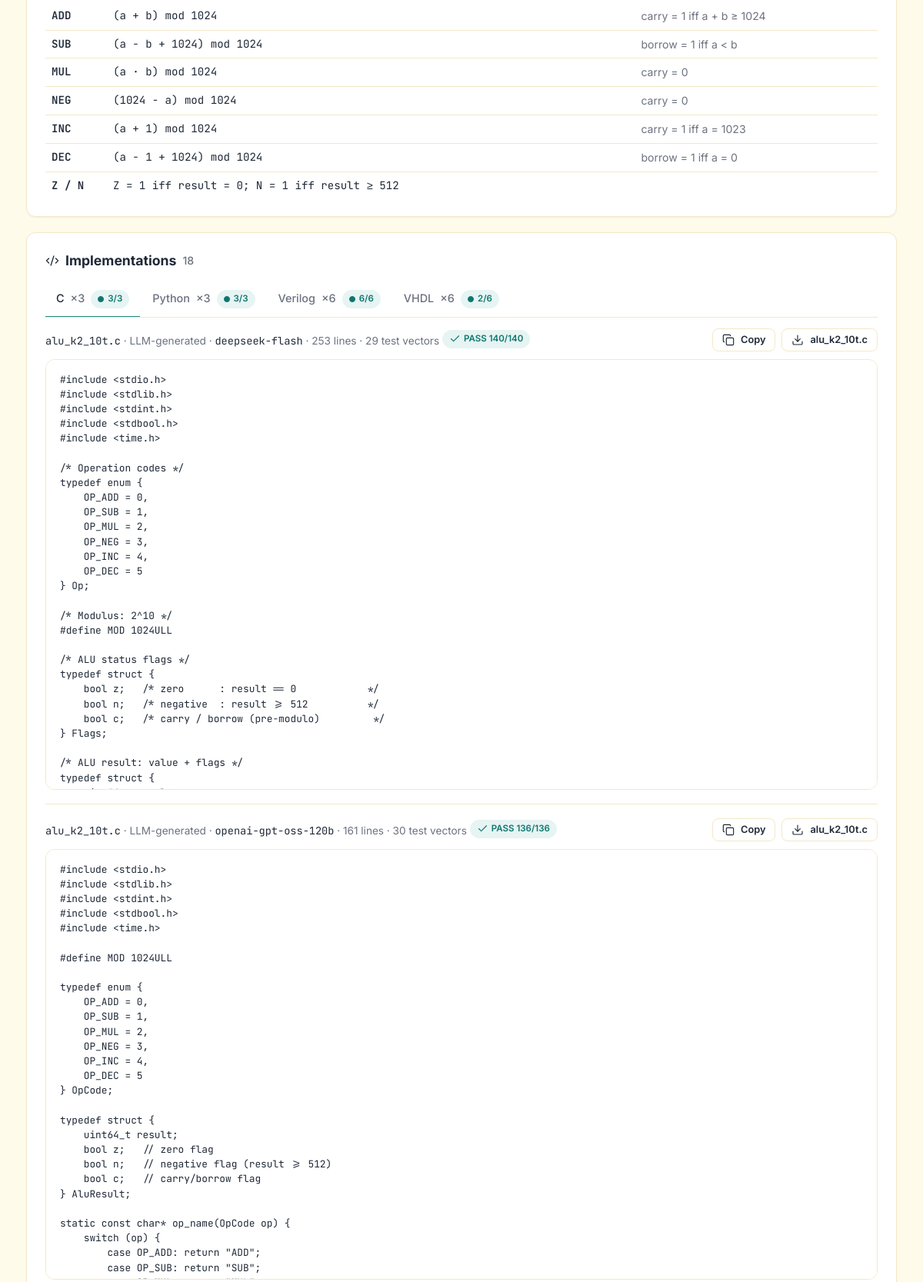
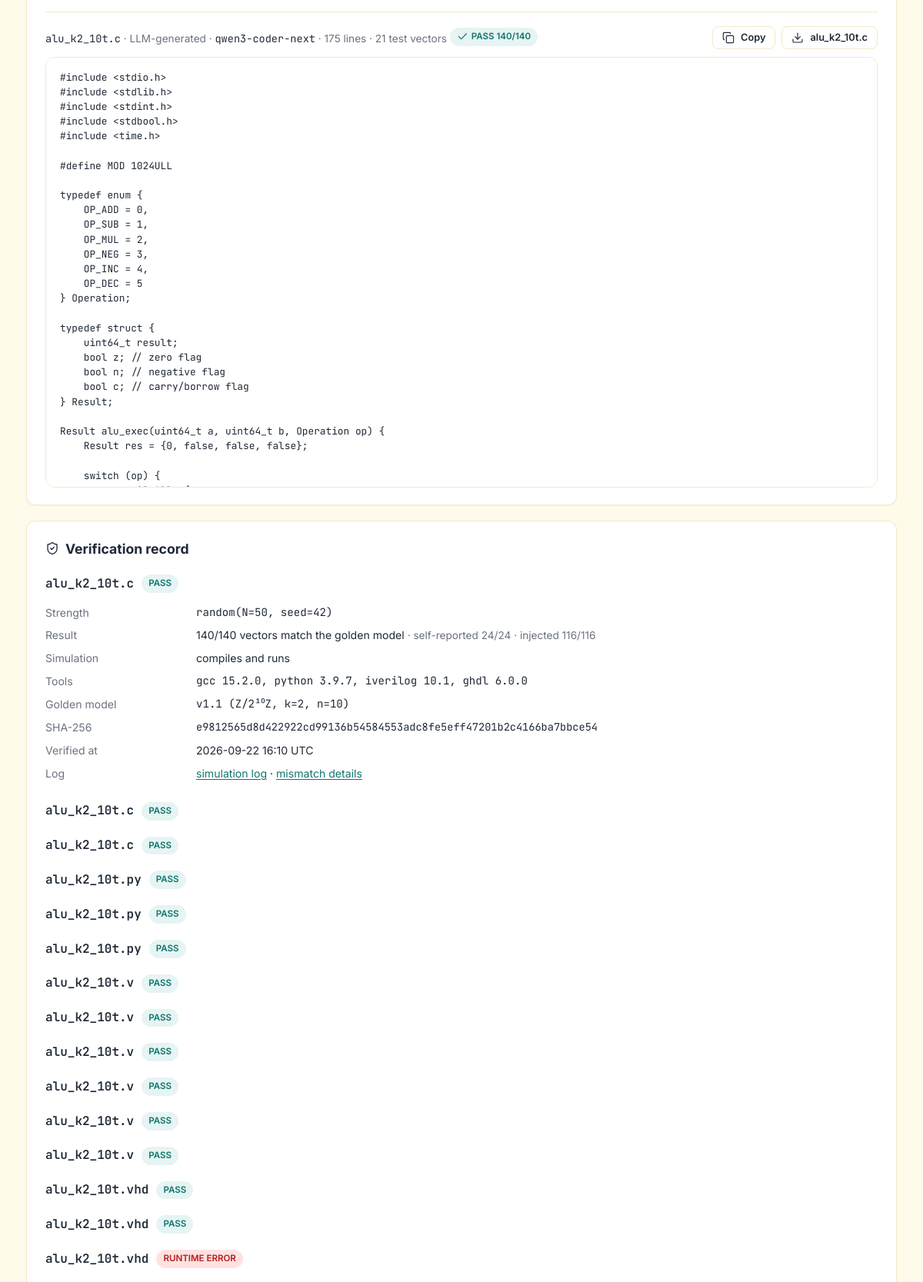
The page /benchmark/alu_k2_10t (signed in, middle part) on the database as committed earlier (2 pictures, top to bottom).
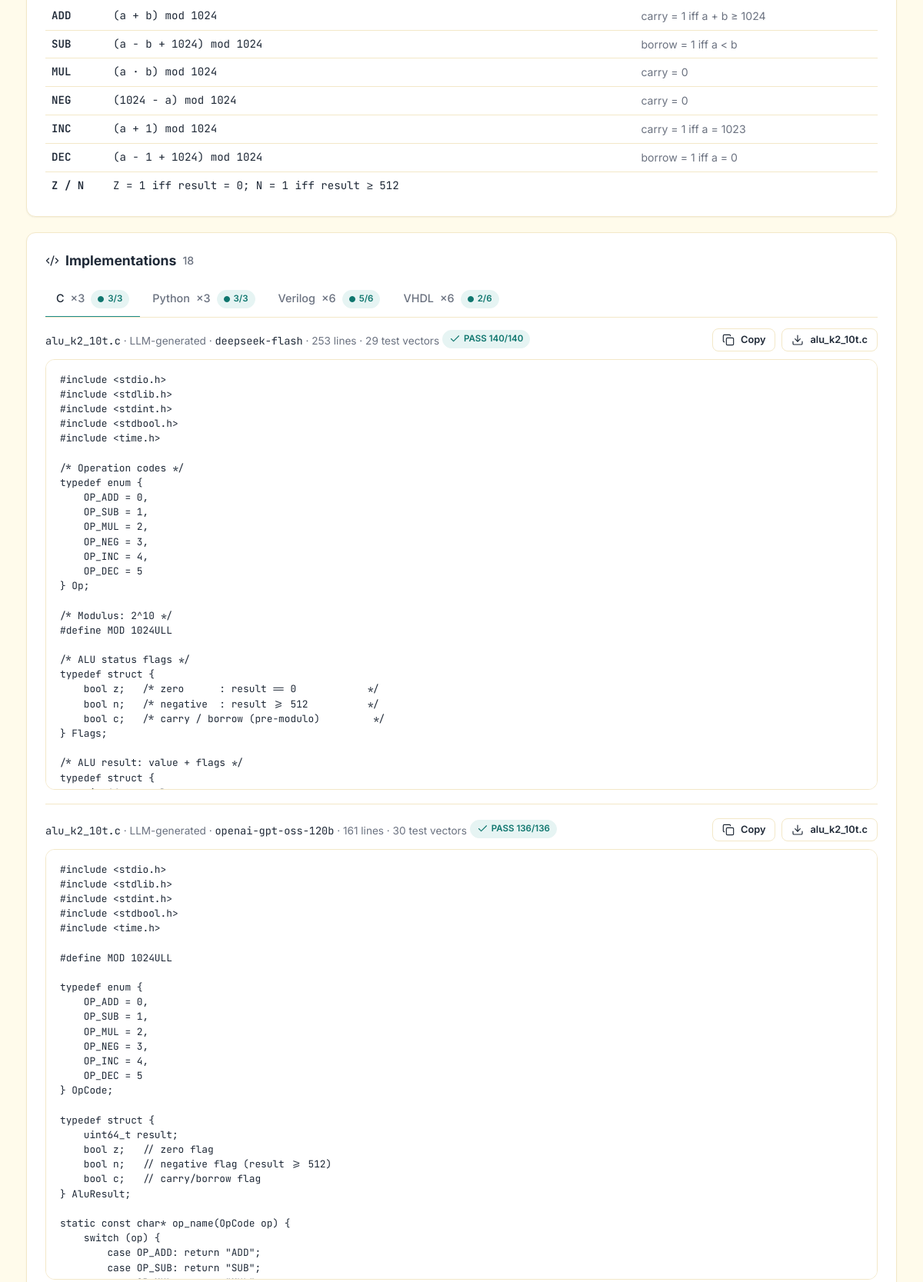
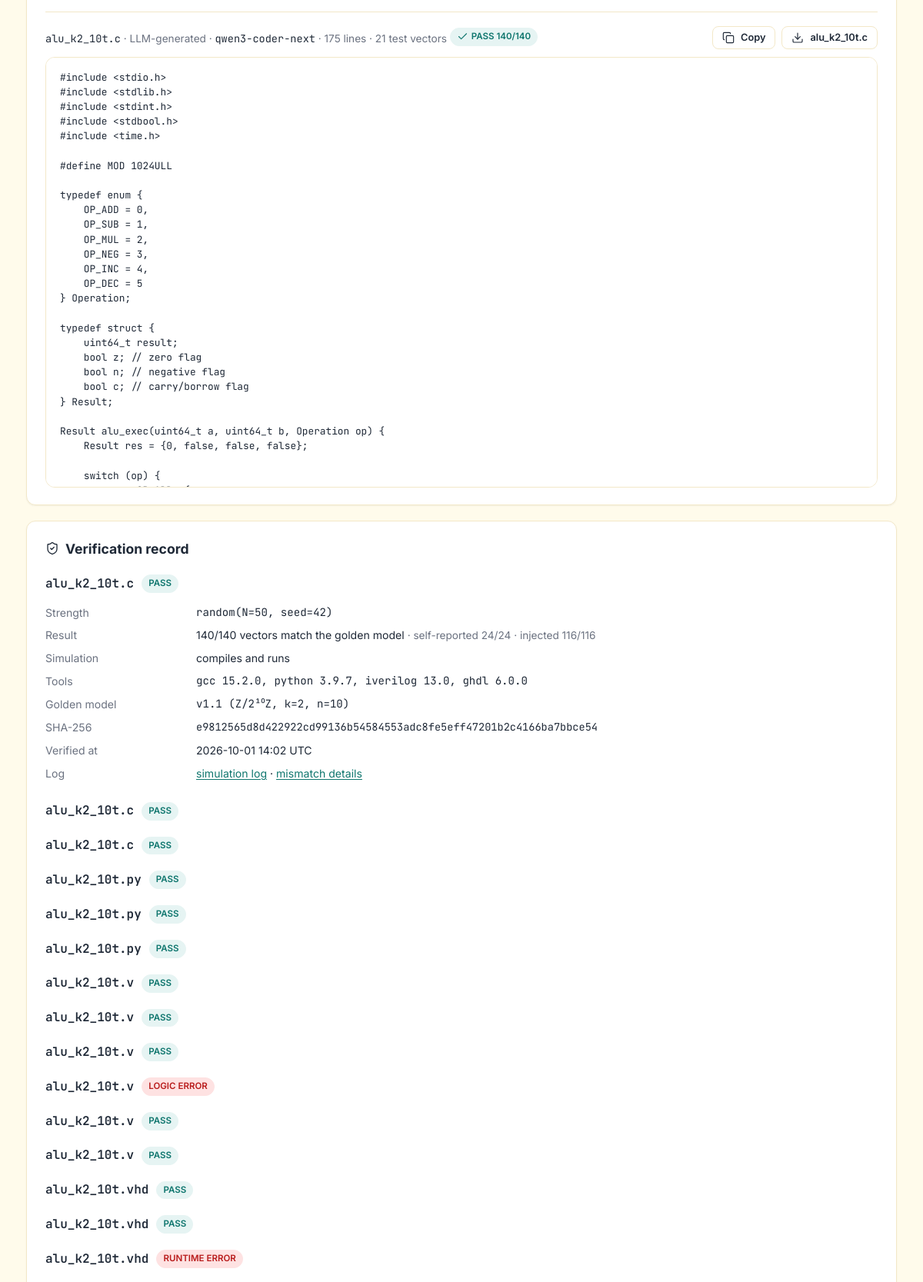
The same page on the database as committed later (2 pictures, top to bottom).
### src/library/models.py (models this page shows, shortened)
class Implementation(Base):
    __tablename__ = 'implementations'
    id = Column(Integer, primary_key=True)
    benchmark_id = Column(Integer, ForeignKey('benchmarks.id', ondelete='CASCADE'),
                          nullable=False, index=True)
    language = Column(String(16), nullable=False, index=True)
    filename = Column(String(128), nullable=False)
    code = deferred(Column(Text, nullable=False))
    sha256 = Column(String(64), nullable=False, index=True)
    source = Column(String(24), nullable=False, default='llm-generated', index=True)
    provider = Column(String(32))
    model_requested = Column(String(96))
    model_responded = Column(String(96))
    prompt_hash = Column(String(64))          # sha256 of the generation prompt (LLM sources)
    generated_at = Column(DateTime)
    loc = Column(Integer, nullable=False, default=0)
    test_vectors = Column(Integer, nullable=False, default=0)
    sim_status = Column(String(16), nullable=False, default='unverified')      # pass / fail / unverified
    sim_passed = Column(Integer, nullable=False, default=0)
    sim_total = Column(Integer, nullable=False, default=0)
    golden_status = Column(String(16), nullable=False, default='unverified')   # PASS / LOGIC_ERROR / ... / unverified
    golden_passed = Column(Integer, nullable=False, default=0)
    golden_compared = Column(Integer, nullable=False, default=0)
    verification_strength = Column(String(48))   # "random(N=50, seed=42)" / "exhaustive" / "bounded-formal"
    verification_meta = Column(JSON)             # {tools: {gcc: "15.2.0"...}, golden_model: "1.0", strategies: {...}}
    verification_report = deferred(Column(JSON))  # ValidationReport.summary() (strategy A) + strategy B summary
    verification_log = deferred(Column(Text))     # raw simulator output (truncated)
    verified_at = Column(DateTime)
    submitter_name = Column(String(120))
    submitter_email = Column(String(160))
    submitter_affiliation = Column(String(200))
    notes = Column(Text, default='')
    license = Column(String(24), nullable=False, default=LICENSE_ID)
    version = Column(Integer, nullable=False, default=1)
    status = Column(String(16), nullable=False, default='published', index=True)
    created_at = Column(DateTime, nullable=False, default=datetime.utcnow)
    download_count = Column(Integer, nullable=False, default=0)
    benchmark = relationship('Benchmark', back_populates='implementations')
    @property
    def source_label(self):
        return SOURCES.get(self.source, self.source)

class Benchmark(Base):
    __tablename__ = 'benchmarks'
    id = Column(Integer, primary_key=True)
    slug = Column(String(64), unique=True, nullable=False, index=True)   # alu_k3_8t
    module_type = Column(String(32), nullable=False, index=True)
    k_value = Column(Integer, nullable=False, index=True)
    bitwidth = Column(Integer, nullable=False, index=True)
    logic_type = Column(String(64), nullable=False)                       # "GF(3)", "GF(2^2)", "mod 6"
    logic_family = Column(String(16), nullable=False, index=True)         # gf-prime / gf-ext / ring
    mod_value = Column(BigInteger, nullable=False)
    operations = Column(JSON, nullable=False, default=list)
    params = Column(JSON, nullable=False, default=dict)
    title = Column(String(160), nullable=False)
    description = Column(Text, nullable=False, default='')
    status = Column(String(16), nullable=False, default='published', index=True)
    created_at = Column(DateTime, nullable=False, default=datetime.utcnow, index=True)
    updated_at = Column(DateTime, nullable=False, default=datetime.utcnow, onupdate=datetime.utcnow)
    download_count = Column(Integer, nullable=False, default=0)
    implementations = relationship('Implementation', back_populates='benchmark',
                                   cascade='all, delete-orphan',
                                   order_by='Implementation.language')
    review_events = relationship('ReviewEvent', back_populates='benchmark',
                                 cascade='all, delete-orphan', order_by='ReviewEvent.created_at')
    __table_args__ = (UniqueConstraint('slug', name='uq_benchmark_slug'),)
    @property
    def module_label(self):
        return MODULE_TYPES.get(self.module_type, self.module_type)
    @property
    def published_implementations(self):
        return [i for i in self.implementations if i.status == 'published']

### web/blueprints/library.py (the view)
@bp.route('/benchmark/<slug>')
def detail(slug):
    with session_scope() as s:
        b = service.get_benchmark(s, slug)
        if b is None or b.status != 'published':
            abort(404)
        impls = b.published_implementations
        events = list(b.review_events)
        return render_template('library/detail.html', b=b, impls=impls,
                               verified_n=sum(1 for i in impls if i.golden_status == 'PASS'),
                               ops=service.op_definitions(b), events=events,
                               bibtex=service.bibtex(b), **_LABELS)

### src/library/db.py (called while the page is built, shortened)
def get_engine():
    global _engine, _Session
    return _engine

@contextmanager
def session_scope():
    get_engine()
    session = _Session()
    try:
        yield session
        session.commit()
    except Exception:
        session.rollback()
        raise
    finally:
        session.close()

### src/library/service.py (called while the page is built)
def citation_bibtex() -> str:
    try:
        text = CITATION_FILE.read_text(encoding='utf-8')
    except OSError:
        return '% config/citation.bib is missing'
    lines = [l for l in text.splitlines() if not l.lstrip().startswith('%')]
    return '\n'.join(lines).strip() + '\n'

def get_benchmark(session, slug: str) -> Optional[Benchmark]:
    return session.execute(select(Benchmark).where(Benchmark.slug == slug)).scalar_one_or_none()

def bibtex(benchmark: Optional[Benchmark] = None) -> str:
    text = citation_bibtex()
    if benchmark is None:
        return text + '\n' + dataset_bibtex()
    note = f"  note      = {{Benchmark {benchmark.slug}, https://llm-mvl.com/benchmark/{benchmark.slug}}}"
    body = text.rstrip().rstrip('}').rstrip()
    return body + ',\n' + note + '\n}\n'

### web/app.py (called while the page is built, shortened)
def _site_status():
    import time
    from library import service
    from library.db import session_scope
    now = time.time()
    return _status_cache['value']

@app.context_processor
def _inject_globals():
    from library import service
    from library.models import GOLDEN_MODEL_VERSION
    css = Path(__file__).parent / 'static' / 'css' / 'library.css'
    return {'is_authed': is_authed(),
            'site_status': _site_status(),
            'format_version': service.FORMAT_VERSION,
            'golden_version': GOLDEN_MODEL_VERSION,
            'asset_version': int(css.stat().st_mtime) if css.exists() else 0}   # cache-busting

### web/blueprints/auth.py (called while the page is built)
def is_authed() -> bool:
    return bool(session.get('authed'))

### web/templates/library/detail.html (shortened to what this page needs)
{% extends "base.html" %}
{% set nav = 'library' %}
{% block content %}
<div class="stack">
<section class="card" id="spec">
    <table class="defs">
        <tbody>
        {% for d in ops %}
            <tr><td>{{ d.op }}</td><td class="mono">{{ d.formula }}</td><td>{{ d.flag }}</td></tr>
        {% endfor %}
        </tbody>
    </table>
</section>
<section class="card" id="implementations">
    <div class="section-title"><i data-lucide="code-2" class="icon"></i> Implementations <span class="count">{{ impls|length }}</span></div>
    {% if impls %}
    {% set langs = [] %}
    {% for i in impls %}{% if i.language not in langs %}{% set _ = langs.append(i.language) %}{% endif %}{% endfor %}
    <div class="tabs" role="tablist">
        {% for lang in langs %}
        {% set of_lang = impls|selectattr('language', 'equalto', lang)|list %}
        <button role="tab" data-tab="{{ lang }}" class="{{ 'active' if loop.first }}">
            {{ language_labels[lang] }}{% if of_lang|length > 1 %} <span class="muted">×{{ of_lang|length }}</span>{% endif %}
            {% set ok = of_lang|selectattr('golden_status', 'equalto', 'PASS')|list|length %}
            <span class="badge {{ 'verified' if ok else ('pending' if of_lang[0].golden_status == 'unverified' else 'unverified') }}"><span class="dot"></span>{{ ok }}/{{ of_lang|length }}</span>
        </button>
        {% endfor %}
    </div>
    {% for lang in langs %}
    <div class="tab-panel {{ 'active' if loop.first }}" data-panel="{{ lang }}" role="tabpanel">
        {% for i in impls if i.language == lang %}
        <div class="impl-head">
            <div>
                <span class="mono">{{ i.filename }}</span> · {{ i.source_label }}{% if i.model_responded %} · <span class="mono">{{ i.model_responded }}</span>{% endif %}
                · {{ i.loc }} lines · {{ i.test_vectors }} test vectors
                {% if i.golden_status == 'PASS' %}<span class="tag ok"><i data-lucide="check" class="icon-sm icon"></i> PASS {{ i.golden_passed }}/{{ i.golden_compared }}</span>
                {% elif i.golden_status == 'unverified' %}<span class="tag">unverified</span>
                {% else %}<span class="tag err"><i data-lucide="x" class="icon-sm icon"></i> {{ i.golden_status.replace('_', ' ') }}</span>{% endif %}
            </div>
            <div class="detail-actions">
                <button class="btn btn-outline btn-sm" onclick="copyCode(this, 'code-{{ i.id }}')"><i data-lucide="copy" class="icon"></i> Copy</button>
                <a href="{{ url_for('library.download_impl', slug=b.slug, impl_id=i.id) }}" class="btn btn-outline btn-sm"><i data-lucide="download" class="icon"></i> {{ i.filename }}</a>
            </div>
        </div>
        <pre class="code"><code id="code-{{ i.id }}" class="language-{{ {'c': 'c', 'python': 'python', 'verilog': 'verilog', 'systemverilog': 'verilog', 'vhdl': 'vhdl', 'systemc': 'cpp'}.get(i.language, 'plaintext') }}">{{ i.code }}</code></pre>
        {% if not loop.last %}<hr style="border:0;border-top:1px solid var(--border);margin:18px 0">{% endif %}
        {% endfor %}
    </div>
    {% endfor %}
    {% else %}
    <div class="empty">No implementations published for this specification yet.</div>
    {% endif %}
</section>
<section class="card" id="verification">
    <div class="section-title"><i data-lucide="shield-check" class="icon"></i> Verification record</div>
    {% for i in impls %}
    {% set meta = i.verification_meta or {} %}
    <details {{ 'open' if loop.first }} style="margin-bottom:8px">
        <summary style="cursor:pointer;font-weight:600;display:flex;gap:10px;align-items:center;padding:6px 0">
            <span class="mono">{{ i.filename }}</span>
            {% if i.golden_status == 'PASS' %}<span class="tag ok">PASS</span>{% elif i.golden_status == 'unverified' %}<span class="tag">unverified</span>{% else %}<span class="tag err">{{ i.golden_status.replace('_',' ') }}</span>{% endif %}
        </summary>
        <dl class="record" style="padding:8px 0 12px">
            <dt>Strength</dt><dd class="mono">{{ i.verification_strength or 'self-reported' }}</dd>
            <dt>Result</dt><dd>{{ i.golden_passed }}/{{ i.golden_compared }} vectors match the golden model
                {% if meta.strategy_a %}<span class="muted small">· self-reported {{ meta.strategy_a.passed }}/{{ meta.strategy_a.compared }}{% if meta.strategy_b and meta.strategy_b.compared %} · injected {{ meta.strategy_b.passed }}/{{ meta.strategy_b.compared }}{% endif %}</span>{% endif %}</dd>
            <dt>Simulation</dt><dd>{{ 'compiles and runs' if i.sim_status == 'pass' else i.sim_status }}</dd>
            <dt>Tools</dt><dd class="mono">{% for t, v in (meta.tools or {}).items() %}{{ t }} {{ v }}{{ ', ' if not loop.last }}{% else %}—{% endfor %}</dd>
            <dt>Golden model</dt><dd class="mono">v{{ meta.golden_model or '1.0' }} ({{ b.logic_type }}, k={{ b.k_value }}, n={{ b.bitwidth }})</dd>
            <dt>SHA-256</dt><dd class="mono small">{{ i.sha256 }}</dd>
            <dt>Verified at</dt><dd>{{ i.verified_at.strftime('%Y-%m-%d %H:%M UTC') if i.verified_at else '—' }}</dd>
            <dt>Log</dt><dd><a href="{{ url_for('library.view_log', slug=b.slug, impl_id=i.id) }}" target="_blank" rel="noopener">simulation log</a> · <a href="{{ url_for('library.view_code', slug=b.slug, impl_id=i.id) }}">mismatch details</a></dd>
        </dl>
    </details>
    {% else %}
    <p class="muted small">No implementations to verify.</p>
    {% endfor %}
</section>
</div>
{% endblock %}

### web/templates/base.html (shortened to what this page needs)
<!DOCTYPE html>
<html lang="en">
<head>
    <link rel="stylesheet" href="{{ url_for('static', filename='css/library.css', v=asset_version) }}">
</head>
<body>
    <main class="container page">
        {% block content %}{% endblock %}
    </main>
</body>
</html>

Rows that differ between the two databases and show on the page:
changed Implementation "Verilog": ok "6" → "5"
changed Implementation "random(N=50, seed=42)": verified_at "2026-09-22 16:10 UTC" → "2026-10-01 14:02 UTC"
changed Implementation: golden_status.replace (not shown) → "LOGIC ERROR"; no longer shows "PASS"
Other text that changed with them:
new list line: "iverilog 13.0 ,"
list line gone: "iverilog 10.1 ,"
